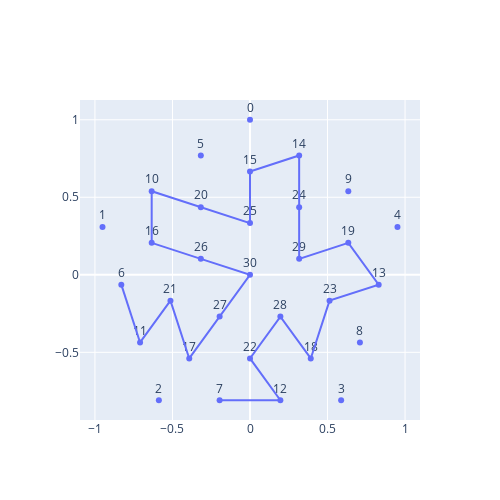

Write notebook code for a chart like this one.
### Code cell
# Chosen patterns
CHOSEN_EDGES_GROUPS = [paths[2], paths2[1]]
show_2d_points(pentagon_coords, CHOSEN_EDGES_GROUPS[0])
show_2d_points(pentagon_coords, CHOSEN_EDGES_GROUPS[1])

### Figure 1 — Plotly figure (JSON) as saved in the notebook; plotly's stock layout.template omitted (floating-point values rounded to 4 significant figures)
{"data": [{"hovertemplate": "x=%{x}<br>y=%{y}<br>text=%{text}<extra></extra>", "legendgroup": "", "marker": {"color": "#636efa", "symbol": "circle"}, "mode": "markers+text", "name": "", "orientation": "v", "showlegend": false, "text": [0, 1, 2, 3, 4, 5, 6, 7, 8, 9, 10, 11, 12, 13, 14, 15, 16, 17, 18, 19, 20, 21, 22, 23, 24, 25, 26, 27, 28, 29, 30], "textposition": "top center", "type": "scatter", "x": [0, -0.9511, -0.5878, 0.5878, 0.9511, -0.317, -0.83, -0.1959, 0.7089, 0.634, -0.634, -0.7089, 0.1959, 0.83, 0.317, 0, -0.634, -0.3919, 0.3919, 0.634, -0.317, -0.5129, -1.11e-16, 0.5129, 0.317, 0, -0.317, -0.1959, 0.1959, 0.317, 0], "xaxis": "x", "y": [1, 0.309, -0.809, -0.809, 0.309, 0.7697, -0.06366, -0.809, -0.4363, 0.5393, 0.5393, -0.4363, -0.809, -0.06366, 0.7697, 0.6667, 0.206, -0.5393, -0.5393, 0.206, 0.4363, -0.1667, -0.5393, -0.1667, 0.4363, 0.3333, 0.103, -0.2697, -0.2697, 0.103, 0], "yaxis": "y"}, {"hovertemplate": "x=%{x}<br>y=%{y}<extra></extra>", "legendgroup": "", "line": {"color": "#636efa", "dash": "solid"}, "marker": {"symbol": "circle"}, "mode": "lines", "name": "", "orientation": "v", "showlegend": false, "textposition": "top center", "type": "scatter", "x": [-0.7089, -0.5129, -0.3919, -0.1959, 0, -0.317, -0.634, -0.634, -0.317, 0, 0, 0.317, 0.317, 0.317, 0.634, 0.83, 0.5129, 0.3919, 0.1959, -1.11e-16, 0.1959], "xaxis": "x", "y": [-0.4363, -0.1667, -0.5393, -0.2697, 0, 0.103, 0.206, 0.5393, 0.4363, 0.3333, 0.6667, 0.7697, 0.4363, 0.103, 0.206, -0.06366, -0.1667, -0.5393, -0.2697, -0.5393, -0.809], "yaxis": "y"}, {"hovertemplate": "x=%{x}<br>y=%{y}<extra></extra>", "legendgroup": "", "line": {"color": "#636efa", "dash": "solid"}, "marker": {"symbol": "circle"}, "mode": "lines", "name": "", "orientation": "v", "showlegend": false, "textposition": "top center", "type": "scatter", "x": [-0.83, -0.7089], "xaxis": "x", "y": [-0.06366, -0.4363], "yaxis": "y"}, {"hovertemplate": "x=%{x}<br>y=%{y}<extra></extra>", "legendgroup": "", "line": {"color": "#636efa", "dash": "solid"}, "marker": {"symbol": "circle"}, "mode": "lines", "name": "", "orientation": "v", "showlegend": false, "textposition": "top center", "type": "scatter", "x": [-0.1959, 0.1959], "xaxis": "x", "y": [-0.809, -0.809], "yaxis": "y"}], "layout": {"height": 500, "width": 500, "yaxis": {"scaleanchor": "x", "scaleratio": 1}}}
